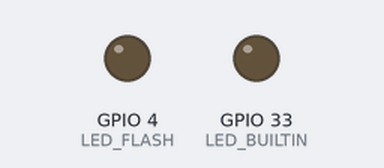
The sketch below on a simulated ESP32. On the bench: output pins drawn as LEDs (lit = HIGH). WiFi joins after 1.5 s; servers stay silent unless stated; uploads are accepted with an empty reply; the camera gives no picture; what the sketch prints to the serial monitor is not drawn.

Above: at 32.1 s.
At 60.08 s:
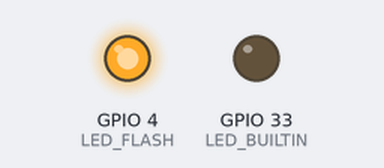
Timing chart, 0 to 82.3 s (numbered marks = the images above):
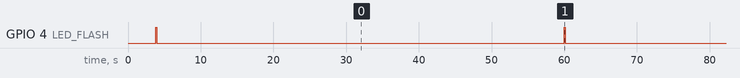

The sketch:

GrowCam.ino
```cpp
/*
 * ESP32-CAM für Grow Monitoring System
 * Version 1.1 - Timelapse & Live Stream (RAW TCP)
 *
 * Hardware: ESP32-CAM (AI-Thinker Module)
 * Features:
 * - Timelapse Fotos (Upload zum Backend)
 * - Live MJPEG Stream
 * - Einstellbare Bildqualität
 * - WiFi & OTA Updates
 *
 * Pinout ESP32-CAM AI-Thinker:
 * - GPIO 0: Boot Mode (LOW beim Upload!)
 * - GPIO 33: LED Flash (optional)
 * - GPIO 4: LED (eingebaut)
 */

#include <WiFi.h>
#include <WebServer.h>
#include "esp_camera.h"
#include "esp_timer.h"
#include "img_converters.h"
#include "Arduino.h"
#include "fb_gfx.h"
#include "soc/soc.h"           // Brownout detector deaktivieren
#include "soc/rtc_cntl_reg.h"  // Brownout detector deaktivieren
#include "esp_http_server.h"

// ==========================================
// KONFIGURATION
// ==========================================
const char* WIFI_SSID = "WLAN-915420";
const char* WIFI_PASSWORD = "78118805138223696181";

// Backend Server (CasaOS) - Direkt Port 3000 (ohne Nginx)
const char* BACKEND_HOST = "192.168.2.169";
const int BACKEND_PORT = 3000;
const char* BACKEND_PATH = "/api/timelapse/upload";
const char* CAM_NAME = "cam1";  // Eindeutige Kamera-ID (cam1, cam2, etc.)

// Timelapse Einstellungen
unsigned long TIMELAPSE_INTERVAL = 60000;  // 60 Sekunden (in Millisekunden)
unsigned long lastCapture = 0;
bool timelapseEnabled = true;

// LED Flash Pin (GPIO 33 bei AI-Thinker, GPIO 4 für eingebaute LED)
#define LED_FLASH 4
#define LED_BUILTIN 33

// ==========================================
// KAMERA PINS (AI-Thinker ESP32-CAM)
// ==========================================
#define PWDN_GPIO_NUM     32
#define RESET_GPIO_NUM    -1
#define XCLK_GPIO_NUM      0
#define SIOD_GPIO_NUM     26
#define SIOC_GPIO_NUM     27

#define Y9_GPIO_NUM       35
#define Y8_GPIO_NUM       34
#define Y7_GPIO_NUM       39
#define Y6_GPIO_NUM       36
#define Y5_GPIO_NUM       21
#define Y4_GPIO_NUM       19
#define Y3_GPIO_NUM       18
#define Y2_GPIO_NUM        5
#define VSYNC_GPIO_NUM    25
#define HREF_GPIO_NUM     23
#define PCLK_GPIO_NUM     22

// Web Server für Stream
WebServer server(80);

// ==========================================
// KAMERA INITIALISIERUNG
// ==========================================
bool initCamera() {
  camera_config_t config;
  config.ledc_channel = LEDC_CHANNEL_0;
  config.ledc_timer = LEDC_TIMER_0;
  config.pin_d0 = Y2_GPIO_NUM;
  config.pin_d1 = Y3_GPIO_NUM;
  config.pin_d2 = Y4_GPIO_NUM;
  config.pin_d3 = Y5_GPIO_NUM;
  config.pin_d4 = Y6_GPIO_NUM;
  config.pin_d5 = Y7_GPIO_NUM;
  config.pin_d6 = Y8_GPIO_NUM;
  config.pin_d7 = Y9_GPIO_NUM;
  config.pin_xclk = XCLK_GPIO_NUM;
  config.pin_pclk = PCLK_GPIO_NUM;
  config.pin_vsync = VSYNC_GPIO_NUM;
  config.pin_href = HREF_GPIO_NUM;
  config.pin_sccb_sda= SIOD_GPIO_NUM;
  config.pin_sccb_scl = SIOC_GPIO_NUM;
  config.pin_pwdn = PWDN_GPIO_NUM;
  config.pin_reset = RESET_GPIO_NUM;
  config.xclk_freq_hz = 20000000;
  config.pixel_format = PIXFORMAT_JPEG;

  // Bildqualität-Einstellungen
  if(psramFound()){
    config.frame_size = FRAMESIZE_UXGA;  // 1600x1200
    config.jpeg_quality = 10;             // 0-63, niedriger = besser
    config.fb_count = 2;
  } else {
    config.frame_size = FRAMESIZE_SVGA;   // 800x600
    config.jpeg_quality = 12;
    config.fb_count = 1;
  }

  // Kamera initialisieren
  esp_err_t err = esp_camera_init(&config);
  if (err != ESP_OK) {
    Serial.printf("Kamera Init fehlgeschlagen: 0x%x\n", err);
    return false;
  }

  // Sensor-Einstellungen
  sensor_t * s = esp_camera_sensor_get();
  s->set_brightness(s, 0);     // -2 bis 2
  s->set_contrast(s, 0);       // -2 bis 2
  s->set_saturation(s, 0);     // -2 bis 2
  s->set_special_effect(s, 0); // 0 = Kein Effekt
  s->set_whitebal(s, 1);       // 0 = Aus, 1 = An
  s->set_awb_gain(s, 1);       // 0 = Aus, 1 = An
  s->set_wb_mode(s, 0);        // 0 = Auto
  s->set_exposure_ctrl(s, 1);  // 0 = Aus, 1 = An
  s->set_aec2(s, 0);           // 0 = Aus, 1 = An
  s->set_ae_level(s, 0);       // -2 bis 2
  s->set_aec_value(s, 300);    // 0 bis 1200
  s->set_gain_ctrl(s, 1);      // 0 = Aus, 1 = An
  s->set_agc_gain(s, 0);       // 0 bis 30
  s->set_gainceiling(s, (gainceiling_t)0);  // 0 bis 6
  s->set_bpc(s, 0);            // 0 = Aus, 1 = An
  s->set_wpc(s, 1);            // 0 = Aus, 1 = An
  s->set_raw_gma(s, 1);        // 0 = Aus, 1 = An
  s->set_lenc(s, 1);           // 0 = Aus, 1 = An
  s->set_hmirror(s, 0);        // 0 = Aus, 1 = An
  s->set_vflip(s, 0);          // 0 = Aus, 1 = An
  s->set_dcw(s, 1);            // 0 = Aus, 1 = An
  s->set_colorbar(s, 0);       // 0 = Aus, 1 = An

  return true;
}

// ==========================================
// FOTO AUFNEHMEN & HOCHLADEN (RAW TCP)
// ==========================================
bool captureAndUpload() {
  // LED einschalten (optional)
  digitalWrite(LED_FLASH, HIGH);
  delay(100);

  // Foto aufnehmen
  camera_fb_t * fb = esp_camera_fb_get();
  if(!fb) {
    Serial.println("Kamera Capture fehlgeschlagen");
    digitalWrite(LED_FLASH, LOW);
    return false;
  }

  digitalWrite(LED_FLASH, LOW);

  Serial.printf("Foto aufgenommen: %d bytes\n", fb->len);

  // RAW TCP Upload zum Backend
  WiFiClient client;

  Serial.printf("📤 Verbinde zu %s:%d\n", BACKEND_HOST, BACKEND_PORT);

  if (!client.connect(BACKEND_HOST, BACKEND_PORT)) {
    Serial.println("❌ Verbindung fehlgeschlagen");
    esp_camera_fb_return(fb);
    return false;
  }

  Serial.println("✅ Verbunden, sende HTTP Request...");

  // HTTP POST Request erstellen
  String httpRequest = String("POST ") + BACKEND_PATH + " HTTP/1.1\r\n" +
                       "Host: " + BACKEND_HOST + ":" + BACKEND_PORT + "\r\n" +
                       "Content-Type: image/jpeg\r\n" +
                       "X-Camera-Name: " + CAM_NAME + "\r\n" +
                       "Content-Length: " + fb->len + "\r\n" +
                       "Connection: close\r\n\r\n";

  // Sende Header
  client.print(httpRequest);

  // Sende Bild-Daten direkt (ohne komplexes Chunking)
  Serial.printf("📤 Sende %d bytes...\n", fb->len);

  size_t totalSent = 0;
  const size_t chunkSize = 2048;

  for (size_t i = 0; i < fb->len; i += chunkSize) {
    size_t toSend = min(chunkSize, fb->len - i);

    size_t sent = 0;
    while (sent < toSend && client.connected()) {
      size_t written = client.write(fb->buf + i + sent, toSend - sent);
      sent += written;

      if (written == 0) {
        delay(10);  // Kurze Pause wenn Buffer voll
      }
    }

    totalSent += sent;

    // Progress Update alle 20KB
    if (totalSent % 20480 == 0) {
      Serial.printf("📤 Progress: %d%%\n", (totalSent * 100) / fb->len);
    }
  }

  Serial.printf("✅ Komplett gesendet: %d bytes\n", totalSent);

  // Warte auf Response
  unsigned long timeout = millis();
  while (client.available() == 0) {
    if (millis() - timeout > 10000) {
      Serial.println("❌ Response Timeout");
      client.stop();
      esp_camera_fb_return(fb);
      return false;
    }
    delay(10);
  }

  // Lese Response
  String response = "";
  while (client.available()) {
    response += client.readStringUntil('\n');
  }

  Serial.println("📥 Response: " + response);

  bool success = response.indexOf("200") > 0 || response.indexOf("OK") > 0;

  if(success) {
    Serial.println("✅ Foto erfolgreich hochgeladen");
  } else {
    Serial.println("❌ Upload fehlgeschlagen");
  }

  client.stop();
  esp_camera_fb_return(fb);

  return success;
}

// ==========================================
// MJPEG STREAM HANDLER
// ==========================================
void handleStream() {
  WiFiClient client = server.client();

  String response = "HTTP/1.1 200 OK\r\n";
  response += "Content-Type: multipart/x-mixed-replace; boundary=frame\r\n\r\n";
  server.sendContent(response);

  while(client.connected()) {
    camera_fb_t * fb = esp_camera_fb_get();
    if (!fb) {
      Serial.println("Frame capture failed");
      break;
    }

    client.print("--frame\r\n");
    client.print("Content-Type: image/jpeg\r\n\r\n");
    client.write(fb->buf, fb->len);
    client.print("\r\n");

    esp_camera_fb_return(fb);

    delay(30); // ~30 FPS
  }
}

// ==========================================
// EINZELBILD HANDLER
// ==========================================
void handleCapture() {
  camera_fb_t * fb = esp_camera_fb_get();
  if (!fb) {
    server.send(500, "text/plain", "Camera capture failed");
    return;
  }

  server.sendHeader("Content-Disposition", "inline; filename=capture.jpg");
  server.send_P(200, "image/jpeg", (const char *)fb->buf, fb->len);

  esp_camera_fb_return(fb);
}

// ==========================================
// ROOT PAGE
// ==========================================
void handleRoot() {
  String html = "<!DOCTYPE html><html><head><title>ESP32-CAM - " + String(CAM_NAME) + "</title>";
  html += "<meta name='viewport' content='width=device-width, initial-scale=1'>";
  html += "<style>body{font-family:Arial;text-align:center;margin:20px}";
  html += "img{max-width:100%;height:auto;border:2px solid #333}";
  html += "button{padding:10px 20px;margin:10px;font-size:16px;cursor:pointer}</style></head>";
  html += "<body><h1>ESP32-CAM: " + String(CAM_NAME) + "</h1>";
  html += "<h2>Live Stream</h2>";
  html += "<img src='/stream' /><br>";
  html += "<button onclick='location.reload()'>Refresh</button>";
  html += "<button onclick='window.location=\"/capture\"'>Capture Photo</button>";
  html += "<p>Timelapse: " + String(timelapseEnabled ? "Enabled" : "Disabled") + "</p>";
  html += "<p>Interval: " + String(TIMELAPSE_INTERVAL/1000) + "s</p>";
  html += "<p>Backend: " + String(BACKEND_HOST) + ":" + String(BACKEND_PORT) + "</p>";
  html += "</body></html>";

  server.send(200, "text/html", html);
}

// ==========================================
// SETUP
// ==========================================
void setup() {
  WRITE_PERI_REG(RTC_CNTL_BROWN_OUT_REG, 0); // Brownout detector deaktivieren

  Serial.begin(115200);
  Serial.println();
  Serial.println("=== ESP32-CAM Grow Monitoring System ===");

  // LED Pins
  pinMode(LED_FLASH, OUTPUT);
  pinMode(LED_BUILTIN, OUTPUT);
  digitalWrite(LED_FLASH, LOW);
  digitalWrite(LED_BUILTIN, LOW);

  // Kamera initialisieren
  Serial.println("Initialisiere Kamera...");
  if(!initCamera()) {
    Serial.println("❌ Kamera Init fehlgeschlagen!");
    ESP.restart();
  }
  Serial.println("✅ Kamera bereit");

  // WiFi verbinden
  Serial.print("Verbinde mit WiFi: ");
  Serial.println(WIFI_SSID);
  WiFi.begin(WIFI_SSID, WIFI_PASSWORD);

  while (WiFi.status() != WL_CONNECTED) {
    delay(500);
    Serial.print(".");
  }

  Serial.println("\n✅ WiFi verbunden!");
  Serial.print("IP-Adresse: ");
  Serial.println(WiFi.localIP());
  Serial.print("Stream URL: http://");
  Serial.print(WiFi.localIP());
  Serial.println("/stream");

  // Web Server Routen
  server.on("/", handleRoot);
  server.on("/stream", handleStream);
  server.on("/capture", handleCapture);

  server.begin();
  Serial.println("✅ Web Server gestartet");

  // Erste Aufnahme
  delay(2000);
  captureAndUpload();
}

// ==========================================
// LOOP
// ==========================================
void loop() {
  server.handleClient();

  // Timelapse Auto-Capture
  if(timelapseEnabled && (millis() - lastCapture > TIMELAPSE_INTERVAL)) {
    lastCapture = millis();
    captureAndUpload();
  }

  delay(10);
}
```

Measured:
- by itself, GPIO 4 (LED_FLASH): alternates HIGH for 0.16 s and LOW for 57.9 s
